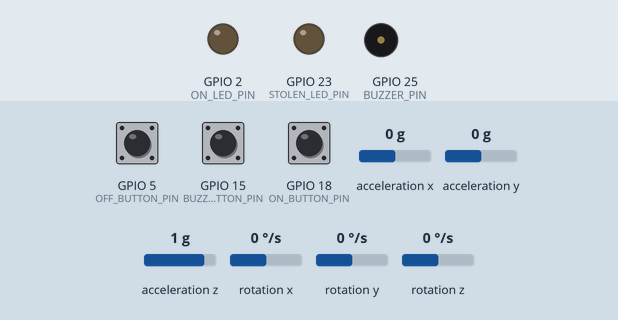
This program was run on a simulated ESP32. Shown: output pins drawn as LEDs (lit = HIGH), buzzer (waves = sounding, pin HIGH). Wiring (inferred from the names in the program): MPU-9250 motion sensor at I2C address 0x68. Inputs (shaded band) come from the test bench; at power-on: GPIO 15 (BUZZER_BUTTON_PIN) HIGH, GPIO 18 (ON_BUTTON_PIN) HIGH, rotation x 0 °/s, acceleration x 0 g, GPIO 5 (OFF_BUTTON_PIN) HIGH, acceleration y 0 g, acceleration z 1 g, rotation y 0 °/s, rotation z 0 °/s.

Above: at 1.2 s.
1.3 s: GPIO 15 (BUZZER_BUTTON_PIN) pulled LOW for 0.15 s
At 1.38 s:
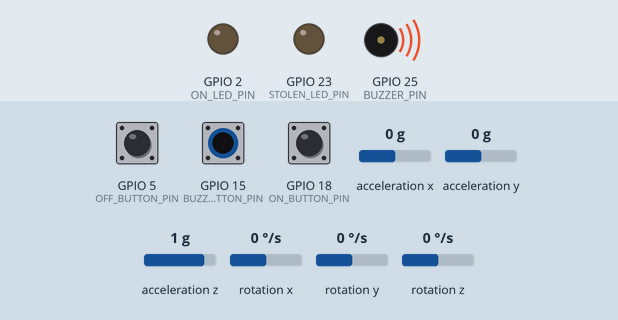
2.9 s: GPIO 18 (ON_BUTTON_PIN) pulled LOW for 0.15 s
At 3.9 s:
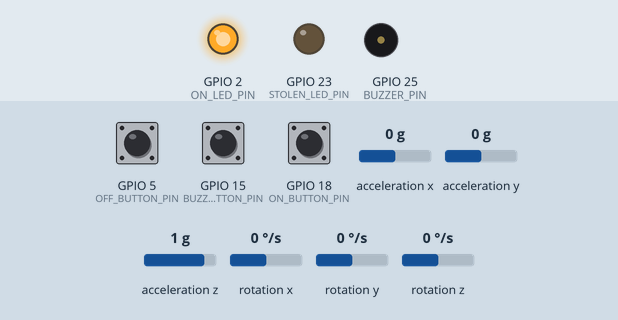
4.5 s: GPIO 15 (BUZZER_BUTTON_PIN) pulled LOW for 1 s
At 5.1 s:
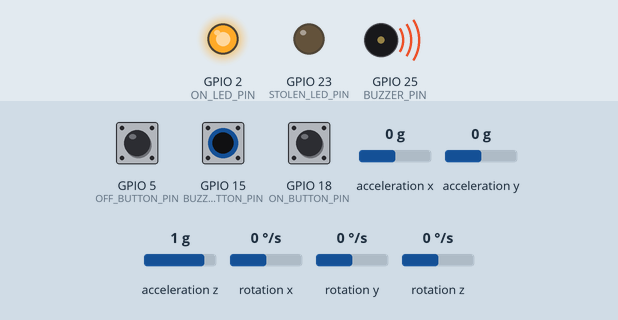
7.0 s: rotation x set to -92 °/s
9.0 s: rotation x set to -103 °/s
10.5 s: acceleration x set to -0.2 g
At 12.1 s:
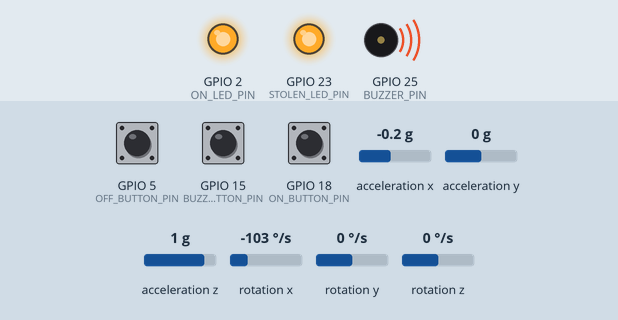
Timing chart, 0 to 13.2 s (numbered marks = the images above; inputs shaded):
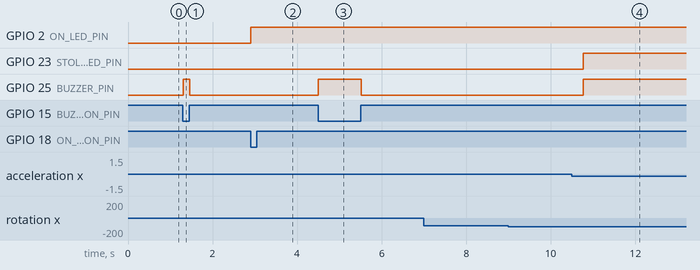

The program:

main.cpp
```cpp
#include <Arduino.h>
#include <Wire.h>
#include "params.h"

#define THRESHOLD 0.5f // threshold to trigger stolen
#define COUNT_NEEDED 3 // needs 3 stolen windows to count as stolen, each unstolen subtracts 1
#define WINDOW_FRAMES 50

const float NORMALIZATION = 32768.0f; // divide all gyroscope numbers by this to match training

const int MPU_addr = 0x68; // I2C address of the MPU-6500
const int ON_BUTTON_PIN = 18;
const int OFF_BUTTON_PIN = 5;
const int BUZZER_PIN = 25;
const int BUZZER_BUTTON_PIN = 15;

const int ON_LED_PIN = 2; // pin that shows recording data
const int STOLEN_LED_PIN = 23; // device detected being stolen

bool isOn = false;
bool isStolen = false;

unsigned long lastSnatchTime = 0;

int16_t AcX,AcY,AcZ,Tmp,GyX,GyY,GyZ;

float input_window[INPUT_SIZE] = {0.0f};
float hidden_layer[HIDDEN_SIZE];
float output_layer[OUTPUT_SIZE];

int pos_detection_count = 0;

// move the window 6 elements, or one frame, forward
void push_window(float AcX, float AcY, float AcZ, float GyX, float GyY, float GyZ) {
  memmove(&input_window[0], &input_window[6], (INPUT_SIZE - 6) * sizeof(float));

  // Append new frame at the end
  input_window[294] = AcX;
  input_window[295] = AcY;
  input_window[296] = AcZ;
  input_window[297] = GyX;
  input_window[298] = GyY;
  input_window[299] = GyZ;
}

float predict() {
  // layer 1
  for (int j = 0; j < HIDDEN_SIZE; j++) {
    float sum = b1[j];
    for (int i = 0; i < INPUT_SIZE; i++) {
      sum += input_window[i] * W1[i * HIDDEN_SIZE + j];
    }
    hidden_layer[j] = tanhf(sum);
  }

  // layer 2
  for (int k = 0; k < OUTPUT_SIZE; k++) {
    float sum = b2[k];
    for (int j = 0; j < HIDDEN_SIZE; j++) {
      sum += hidden_layer[j] * W2[j * OUTPUT_SIZE + k];
    }
    output_layer[k] = sum;
  }

  // softmax
  // subtract max value to prevent overflow
  float max_logit = max(output_layer[0], output_layer[1]);
  float exp0 = expf(output_layer[0] - max_logit);
  float exp1 = expf(output_layer[1] - max_logit);

  float theft_prob = exp1 / (exp0 + exp1);
  return theft_prob;
}


void setup() {
  Serial.begin(115200);
  Wire.begin();
  Wire.beginTransmission(MPU_addr);
  Wire.write(0x6B);
  Wire.write(0);
  Wire.endTransmission(true);

  pinMode(ON_BUTTON_PIN, INPUT_PULLUP);
  pinMode(OFF_BUTTON_PIN, INPUT_PULLUP);
  pinMode(BUZZER_BUTTON_PIN, INPUT_PULLUP);

  pinMode(BUZZER_PIN, OUTPUT);
  pinMode(ON_LED_PIN, OUTPUT);
  pinMode(STOLEN_LED_PIN, OUTPUT);
}

void loop() {
  // signal if the device is on
  if (digitalRead(ON_BUTTON_PIN) == LOW) {
    digitalWrite(ON_LED_PIN, HIGH);
    isOn = true;
  }
  if (digitalRead(OFF_BUTTON_PIN) == LOW && isOn) {
    digitalWrite(ON_LED_PIN, LOW);
    digitalWrite(STOLEN_LED_PIN, LOW);
    isOn = false;
    isStolen = false;
    pos_detection_count = 0;
  }

  if (isOn) {
    // read sensors
    Wire.beginTransmission(MPU_addr);
    Wire.write(0x3B);
    Wire.endTransmission(false);
    Wire.requestFrom(MPU_addr, 14, true);

    AcX=Wire.read()<<8|Wire.read(); // 0x3B (ACCEL_XOUT_H) & 0x3C (ACCEL_XOUT_L)
    AcY=Wire.read()<<8|Wire.read(); // 0x3D (ACCEL_YOUT_H) & 0x3E (ACCEL_YOUT_L)
    AcZ=Wire.read()<<8|Wire.read(); // 0x3F (ACCEL_ZOUT_H) & 0x40 (ACCEL_ZOUT_L)
    Tmp=Wire.read()<<8|Wire.read(); // 0x41 (TEMP_OUT_H) & 0x42 (TEMP_OUT_L)
    GyX=Wire.read()<<8|Wire.read(); // 0x43 (GYRO_XOUT_H) & 0x44 (GYRO_XOUT_L)
    GyY=Wire.read()<<8|Wire.read(); // 0x45 (GYRO_YOUT_H) & 0x46 (GYRO_YOUT_L)
    GyZ=Wire.read()<<8|Wire.read(); // 0x47 (GYRO_ZOUT_H) & 0x48 (GYRO_ZOUT_L)

    float norm_ax = (float)AcX / NORMALIZATION;
    float norm_ay = (float)AcY / NORMALIZATION;
    float norm_az = (float)AcZ / NORMALIZATION;
    float norm_gx = (float)GyX / NORMALIZATION;
    float norm_gy = (float)GyY / NORMALIZATION;
    float norm_gz = (float)GyZ / NORMALIZATION;

    push_window(norm_ax, norm_ay, norm_az, norm_gx, norm_gy, norm_gz);

    float theft_prob = predict();

    // logic to determine theft
    // add 1 to the count every time a window is detected as stolen
    // subtract 1 otherwise
    if (theft_prob > THRESHOLD) {
      pos_detection_count++;
    } else {
      pos_detection_count = max(0, pos_detection_count - 1);
    }

    // refresh timer for active detection
    if (pos_detection_count > 0) {
      lastSnatchTime = millis();
    }

    if (pos_detection_count >= COUNT_NEEDED) {
        digitalWrite(STOLEN_LED_PIN, HIGH);
        isStolen = true;
    }

    // turn off stolen light 5 seconds after all activity gone
    if (isStolen && pos_detection_count == 0) {
      if (millis() - lastSnatchTime >= 4000) {
          isStolen = false;
          digitalWrite(STOLEN_LED_PIN, LOW);
      }
    }
  }
  // buzzer control
    bool testButtonPressed = (digitalRead(BUZZER_BUTTON_PIN) == LOW);
    if (isStolen || testButtonPressed) {
      digitalWrite(BUZZER_PIN, HIGH);
    } else {
      digitalWrite(BUZZER_PIN, LOW);
    }
  delay(20);
}
```

Source omitted: params.h (409439 bytes)

Measured:
- the behaviour switches between 0 and -0.1 g on acceleration x (found by bisection; images 3 and 4)
- after the input at 1.3 s, GPIO 25 (BUZZER_PIN): LOW → HIGH at once, → LOW 0.16 s later
- after the input at 2.9 s, GPIO 2 (ON_LED_PIN): LOW → HIGH at once
- after the input at 4.5 s, GPIO 25 (BUZZER_PIN): LOW → HIGH at once, → LOW 1.0 s later
- after the input at 7.0 s, every drawn part: stays the same
- after the input at 9.0 s, every drawn part: stays the same
- after the input at 10.5 s, GPIO 23 (STOLEN_LED_PIN), GPIO 25 (BUZZER_PIN): LOW → HIGH after 0.27 s
